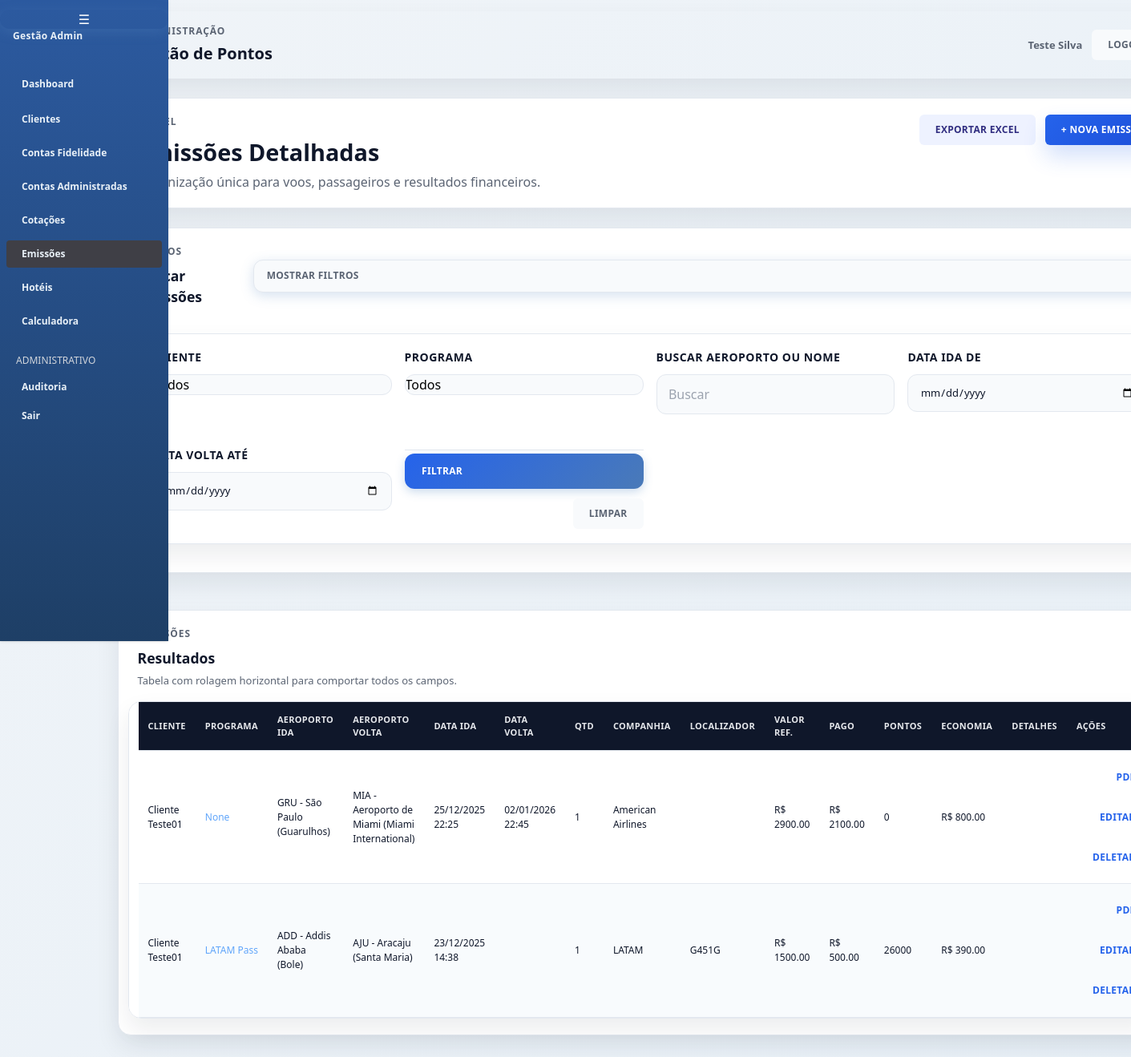
The app's page /adm/emissoes/ (signed in), older data.
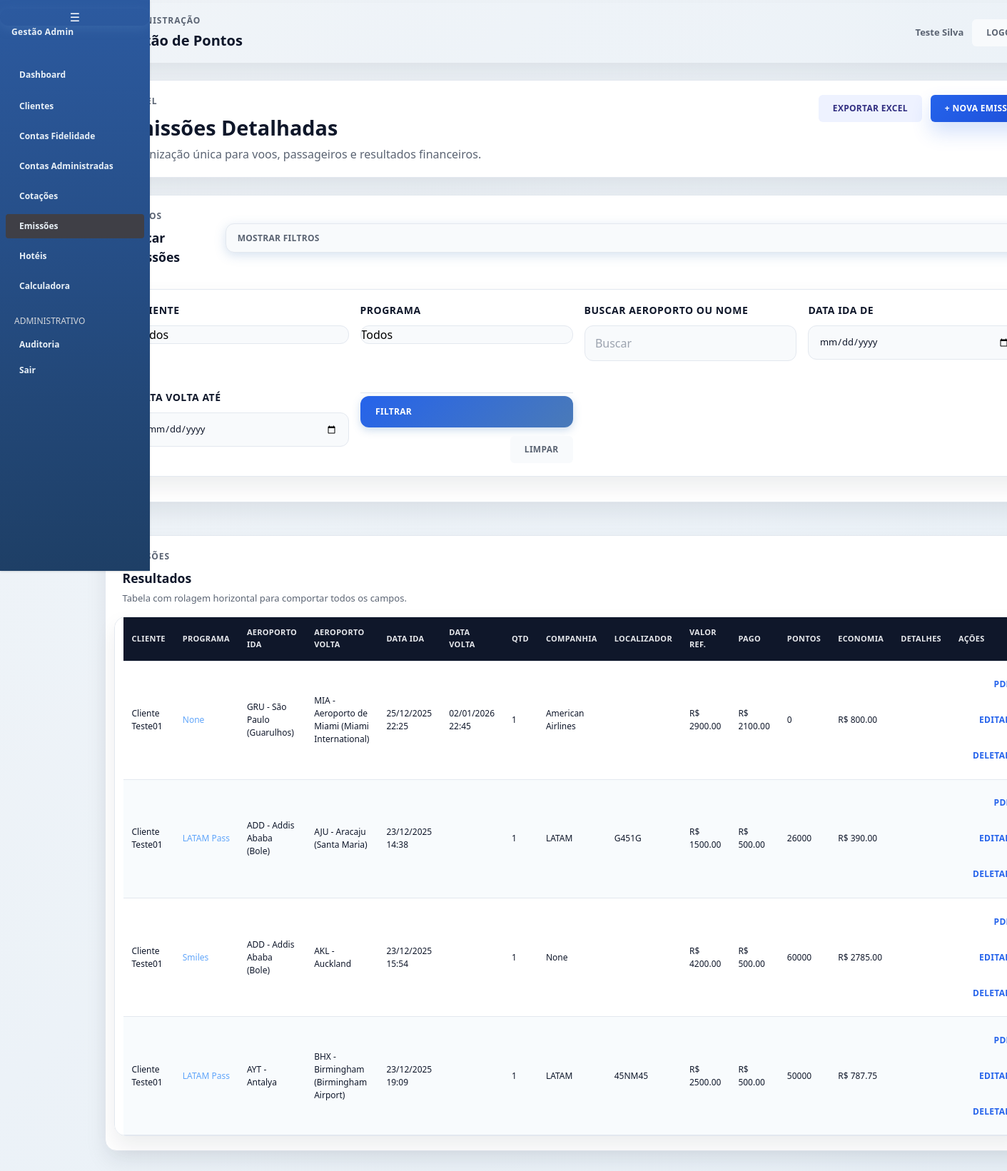
The same page, newer data.
### gestao/models/emissao_passagem.py (models this page shows, shortened)
class EmissaoPassagem(models.Model):
    cliente = models.ForeignKey(Cliente, on_delete=models.CASCADE, null=True, blank=True)
    conta_administrada = models.ForeignKey(
        ContaAdministrada,
        on_delete=models.CASCADE,
        null=True,
        blank=True,
        related_name="emissoes",
    )
    programa = models.ForeignKey(
        ProgramaFidelidade, on_delete=models.CASCADE, null=True, blank=True
    )
    companhia_aerea = models.ForeignKey(
        CompanhiaAerea,
        on_delete=models.SET_NULL,
        null=True,
        blank=True,
        related_name='emissoes'
    )
    aeroporto_partida = models.ForeignKey(
        Aeroporto,
        on_delete=models.CASCADE,
        related_name="partidas",
        null=True,
        blank=True,
    )
    aeroporto_destino = models.ForeignKey(
        Aeroporto,
        on_delete=models.CASCADE,
        related_name="destinos",
        null=True,
        blank=True,
    )
    data_ida = models.DateTimeField()
    data_volta = models.DateTimeField(null=True, blank=True)
    qtd_passageiros = models.PositiveIntegerField(default=0)
    qtd_adultos = models.PositiveIntegerField(default=0)
    qtd_criancas = models.PositiveIntegerField(default=0)
    qtd_bebes = models.PositiveIntegerField(default=0)
    localizador = models.CharField(max_length=100, blank=True)
    valor_referencia = models.DecimalField(max_digits=10, decimal_places=2)
    valor_pago = models.DecimalField(max_digits=10, decimal_places=2)
    pontos_utilizados = models.IntegerField(null=True, blank=True)
    valor_referencia_pontos = models.DecimalField(
        max_digits=10, decimal_places=2, null=True, blank=True
    )
    economia_obtida = models.DecimalField(
        max_digits=10, decimal_places=2, null=True, blank=True
    )
    detalhes = models.TextField(blank=True)

### gestao/models/cliente.py (models this page shows, shortened)
class Cliente(models.Model):
    usuario = models.OneToOneField(
        User, on_delete=models.CASCADE, related_name="cliente_gestao"
    )
    empresa = models.ForeignKey(
        "gestao.Empresa",
        on_delete=models.CASCADE,
        related_name="pessoas",
        null=True,
        blank=True,
    )
    telefone = models.CharField(max_length=20, blank=True)
    data_nascimento = models.DateField(null=True, blank=True)
    cpf = models.CharField(max_length=11, unique=True)
    PERFIS = (
        ("admin", "Administrador"),
        ("operador", "Operador"),
        ("cliente", "Cliente"),
    )
    perfil = models.CharField(max_length=10, choices=PERFIS, default="cliente")
    observacoes = models.TextField(blank=True)
    ativo = models.BooleanField(default=True)
    criado_por = models.ForeignKey(
        User, on_delete=models.CASCADE, related_name="usuarios_criados",
        null=True, blank=True
    )

### gestao/models/aeroporto.py (models this page shows)
class Aeroporto(models.Model):
    nome = models.CharField(max_length=200)
    sigla = models.CharField(max_length=10)
    cidade = models.CharField(max_length=200)
    estado = models.CharField(max_length=100)
    class Meta:
        ordering = ["sigla"]
    def __str__(self):
        return f"{self.sigla} - {self.nome}"

### gestao/models/companhia_aerea.py (models this page shows)
class CompanhiaAerea(models.Model):
    nome = models.CharField("Nome", max_length=100, unique=True)
    site_url = models.URLField("Link para consulta de reserva", blank=True, null=True)
    class Meta:
        verbose_name = "Companhia Aérea"
        verbose_name_plural = "Companhias Aéreas"
        ordering = ["nome"]
    def __str__(self):
        return self.nome

### gestao/models/programa_fidelidade.py (models this page shows, shortened)
class ProgramaFidelidade(models.Model):
    TIPO_PRINCIPAL = "principal"
    TIPO_VINCULADO = "vinculado"
    TIPOS = (
        (TIPO_PRINCIPAL, "Programa principal"),
        (TIPO_VINCULADO, "Programa vinculado"),
    )
    nome = models.CharField(max_length=100)
    descricao = models.TextField(blank=True)
    tipo = models.CharField(
        max_length=20, choices=TIPOS, default=TIPO_PRINCIPAL
    )
    programa_base = models.ForeignKey(
        "self",
        on_delete=models.PROTECT,
        null=True,
        blank=True,
        related_name="programas_vinculados",
    )
    preco_medio_milheiro = models.DecimalField(
        max_digits=10, decimal_places=2, default=0
    )
    quantidade_cpfs_disponiveis = models.PositiveIntegerField(
        null=True,
        blank=True,
        help_text="Quantidade total de CPFs disponíveis no programa",
    )
    def __str__(self):
        return self.nome

### gestao/views/emissoes.py (the view, shortened to what this page needs)
@login_required
def admin_emissoes(request):
    if permission_denied := require_admin_or_operator(request):
        return permission_denied
    programa_id = request.GET.get("programa")
    cliente_id = request.GET.get("cliente")
    q = request.GET.get("q")
    data_ini = request.GET.get("data_ini")
    data_fim = request.GET.get("data_fim")
    emissoes = EmissaoPassagem.objects.filter(
        Q(cliente__perfil="cliente", cliente__ativo=True) | Q(conta_administrada__isnull=False)
    ).select_related(
        "cliente",
        "programa",
        "aeroporto_partida",
        "aeroporto_destino",
        "conta_administrada",
    )
    if programa_id:
        emissoes = emissoes.filter(programa_id=programa_id)
    if cliente_id:
        emissoes = emissoes.filter(cliente_id=cliente_id)
    if data_ini:
        emissoes = emissoes.filter(data_ida__gte=data_ini)
    if data_fim:
        emissoes = emissoes.filter(data_volta__lte=data_fim)
    programas = ProgramaFidelidade.objects.all()
    clientes = Cliente.objects.filter(perfil="cliente", ativo=True).select_related("usuario")
    return render(
        request,
        "admin_custom/emissoes.html",
        {
            "emissoes": emissoes,
            "programas": programas,
            "clientes": clientes,
            "params": request.GET,
        },
    )

### gestao/templates/admin_custom/emissoes.html (shortened to what this page needs)
{% extends "admin_custom/base_admin.html" %}
{% block header_title %}Emissões Detalhadas{% endblock %}
{% block header_subtitle %}<p class="page-subtitle">Organização única para voos, passageiros e resultados financeiros.</p>{% endblock %}
{% block menu_emissoes %}bg-zinc-700 text-white{% endblock %}
{% block header_actions %}
<div class="page-actions">
    <a href="?{% if request.GET %}{{ request.GET.urlencode }}&{% endif %}export=excel" class="btn btn-secondary">Exportar Excel</a>
    <a href="{% url 'admin_nova_emissao' %}" class="btn btn-primary">+ Nova Emissão</a>
</div>
{% endblock %}
{% block content %}
<div class="stacked">
    <section class="surface-card filter-panel" data-filters-root>
        <div class="section-heading">
            <div>
                <p class="eyebrow">Filtros</p>
                <h2 class="section-title">Buscar emissões</h2>
            </div>
            <button class="btn btn-ghost filter-toggle" type="button" data-filter-toggle aria-expanded="true">Mostrar filtros</button>
        </div>
        <div class="filter-body is-open" data-filter-panel>
            <form method="get" class="form-grid">
                <div class="form-field">
                    <label class="form-label" for="cliente">Cliente</label>
                    <select name="cliente" id="cliente">
                        <option value="">Todos</option>
                    </select>
                </div>
                <div class="form-field">
                    <label class="form-label" for="programa">Programa</label>
                    <select name="programa" id="programa">
                        <option value="">Todos</option>
                    </select>
                </div>
                <div class="form-field">
                    <label class="form-label" for="q">Buscar aeroporto ou nome</label>
                    <input type="text" id="q" name="q" value="{{ params.q|default_if_none:'' }}" placeholder="Buscar" />
                </div>
                <div class="form-field">
                    <label class="form-label" for="data_ini">Data ida de</label>
                    <input type="date" id="data_ini" name="data_ini" value="{{ params.data_ini|default_if_none:'' }}" />
                </div>
                <div class="form-field">
                    <label class="form-label" for="data_fim">Data volta até</label>
                    <input type="date" id="data_fim" name="data_fim" value="{{ params.data_fim|default_if_none:'' }}" />
                </div>
                <div class="form-actions">
                    <button class="btn btn-primary">Filtrar</button>
                    <a href="{% url 'admin_emissoes' %}" class="btn btn-ghost">Limpar</a>
                </div>
            </form>
        </div>
    </section>
    <section class="surface-card">
        <div class="section-heading">
            <div>
                <p class="eyebrow">Emissões</p>
                <h2 class="section-title">Resultados</h2>
                <p class="section-subtitle">Tabela com rolagem horizontal para comportar todos os campos.</p>
            </div>
        </div>
        <div class="table-wrapper">
            <table class="data-table">
                <thead>
                    <tr>
                        <th>Cliente</th>
                        <th>Programa</th>
                        <th>Aeroporto Ida</th>
                        <th>Aeroporto Volta</th>
                        <th>Data Ida</th>
                        <th>Data Volta</th>
                        <th>Qtd</th>
                        <th>Companhia</th>
                        <th>Localizador</th>
                        <th>Valor Ref.</th>
                        <th>Pago</th>
                        <th>Pontos</th>
                        <th>Economia</th>
                        <th>Detalhes</th>
                        <th>Ações</th>
                    </tr>
                </thead>
                <tbody>
                    {% for e in emissoes %}
                    <tr>
                        <td>{{ e.cliente.usuario.get_full_name|default:e.cliente.usuario.username }}</td>
                        <td class="text-blue-400 font-medium">{{ e.programa }}</td>
                        <td>{{ e.aeroporto_partida }}</td>
                        <td>{{ e.aeroporto_destino }}</td>
                        <td>{{ e.data_ida|date:"d/m/Y H:i" }}</td>
                        <td>{{ e.data_volta|date:"d/m/Y H:i" }}</td>
                        <td>{{ e.qtd_passageiros }}</td>
                        <td>{{ e.companhia_aerea }}</td>
                        <td>{{ e.localizador }}</td>
                        <td>R$ {{ e.valor_referencia|floatformat:2 }}</td>
                        <td>R$ {{ e.valor_pago|floatformat:2 }}</td>
                        <td>{{ e.pontos_utilizados }}</td>
                        <td>R$ {{ e.economia_obtida|floatformat:2 }}</td>
                        <td>{{ e.detalhes }}</td>
                        <td>
                            <div class="page-actions">
                                <a href="{% url 'admin_emissao_pdf' e.id %}" class="btn btn-link">PDF</a>
                                <a href="{% url 'admin_editar_emissao' e.id %}" class="btn btn-link">Editar</a>
                                <a href="{% url 'admin_deletar_emissao' e.id %}" class="btn btn-link">Deletar</a>
                            </div>
                        </td>
                    </tr>
                    {% empty %}
                    <tr>
                        <td colspan="15" class="text-center text-red-400 py-4">Nenhuma emissão encontrada.</td>
                    </tr>
                    {% endfor %}
                </tbody>
            </table>
        </div>
    </section>
</div>
{% endblock %}

### gestao/templates/admin_custom/base_admin.html (shortened to what this page needs)
{% load static %}
<!DOCTYPE html>
<html lang="pt-br">
<head>
    <script src="https://cdn.tailwindcss.com"></script>
    <link rel="stylesheet" href="{% static 'gestao/admin_custom.css' %}">
    <link rel="stylesheet" href="{% static 'gestao/css/main.css' %}">
    <link rel="stylesheet" href="{% static 'gestao/formulario_base_gestao.css' %}">
</head>
<body class="bg-gray-100 text-black min-h-screen">
<div class="app-layout">
    <aside
        data-sidebar
        id="sidebar"
        class="sidebar bg-[#0f172a] text-white shadow transition-all duration-300">
        <button
            class="sidebar-toggle hidden md:flex items-center justify-center"
            data-sidebar-toggle
            aria-label="Colapsar menu">
            ☰
        </button>
        <div class="font-bold tracking-wide mb-8 pl-4 sidebar-label">
            Gestão Admin
        </div>
        <nav class="flex flex-col space-y-2 px-2">
            {% if request.user.is_superuser %}
                <a class="px-3 py-2 rounded hover:bg-[#2c5282]" href="{% url 'admin_empresas' %}">
                    <span class="sidebar-label">Empresas</span>
                </a>
            {% else %}
                <a class="flex items-center px-3 py-2 rounded hover:bg-[#2c5282] {% block menu_dashboard %}{% endblock %}" href="{% url 'admin_dashboard' %}">
                    <span class="sidebar-label">Dashboard</span>
                </a>
                <a class="flex items-center px-3 py-2 rounded hover:bg-[#2c5282] {% block menu_clientes %}{% endblock %}" href="{% url 'admin_clientes' %}">
                    <span class="sidebar-label">Clientes</span>
                </a>
                <a class="flex items-center px-3 py-2 rounded hover:bg-[#2c5282] {% block menu_contas %}{% endblock %}" href="{% url 'admin_contas' %}">
                    <span class="sidebar-label">Contas Fidelidade</span>
                </a>
                <a class="flex items-center px-3 py-2 rounded hover:bg-[#2c5282] {% block menu_contas_adm %}{% endblock %}" href="{% url 'admin_contas_administradas' %}">
                    <span class="sidebar-label">Contas Administradas</span>
                </a>
                <a class="flex items-center px-3 py-2 rounded hover:bg-[#2c5282] {% block menu_cotacoes_voo %}{% endblock %}" href="{% url 'admin_cotacoes_voo' %}">
                    <span class="sidebar-label">Cotações</span>
                </a>
                <a class="flex items-center px-3 py-2 rounded hover:bg-[#2c5282] {% block menu_emissoes %}{% endblock %}" href="{% url 'admin_emissoes' %}">
                    <span class="sidebar-label">Emissões</span>
                </a>
                <a class="flex items-center px-3 py-2 rounded hover:bg-[#2c5282] {% block menu_hoteis %}{% endblock %}" href="{% url 'admin_hoteis' %}">
                    <span class="sidebar-label">Hotéis</span>
                </a>
                <a class="flex items-center px-3 py-2 rounded hover:bg-[#2c5282] {% block menu_calculadora %}{% endblock %}" href="{% url 'admin_calculadora_cotacao' %}">
                    <span class="sidebar-label">Calculadora</span>
                </a>
            {% endif %}
            <div class="pt-4">
                <p class="px-3 text-gray-300 uppercase text-xs mb-2 sidebar-label">
                    Administrativo
                </p>
                <a class="flex items-center px-3 py-2 rounded hover:bg-[#2c5282]" href="{% url 'admin_auditoria' %}">
                    <span class="sidebar-label">Auditoria</span>
                </a>
                <a class="flex items-center px-3 py-2 rounded hover:bg-[#2c5282]" href="{% url 'logout' %}">
                    <span class="sidebar-label">Sair</span>
                </a>
            </div>
        </nav>
    </aside>
    <main class="content p-4 md:p-6 lg:p-8 min-h-screen">
        <header class="topbar hidden md:flex items-center justify-between mb-6">
            <div>
                <p class="eyebrow mb-1">Administração</p>
                <h1>Gestão de Pontos</h1>
            </div>
            <div class="user-meta">
                <span>{{ request.user.get_full_name|default:request.user.username }}</span>
                <a href="{% url 'logout' %}" class="btn btn-ghost">Logout</a>
            </div>
        </header>
        <div class="page-header mb-6">
            <div>
                <p class="eyebrow">Painel</p>
                <h1 class="page-title">
                    {% block header_title %}Painel Administrativo{% endblock %}
                </h1>
                {% block header_subtitle %}{% endblock %}
            </div>
            <div class="page-actions">
                {% block header_actions %}{% endblock %}
            </div>
        </div>
        {% block content %}{% endblock %}
    </main>
</div>
</body>
</html>

Row changes from the older to the newer data that the page shows:
added EmissaoPassagem: cliente.usuario.get_full_name "Cliente Teste01", programa "Smiles", aeroporto_partida "ADD - Addis Ababa (Bole)", aeroporto_destino "AKL - Auckland", data_ida "23/12/2025 15:54", qtd_passageiros "1", companhia_aerea "None", valor_referencia "4200.00", valor_pago "500.00", pontos_utilizados "60000", economia_obtida "2785.00"
added EmissaoPassagem: cliente.usuario.get_full_name "Cliente Teste01", programa "LATAM Pass", aeroporto_partida "AYT - Antalya", aeroporto_destino "BHX - Birmingham (Birmingham Airport)", data_ida "23/12/2025 19:09", qtd_passageiros "1", companhia_aerea "LATAM", localizador "45NM45", valor_referencia "2500.00", valor_pago "500.00", pontos_utilizados "50000", economia_obtida "787.75"
